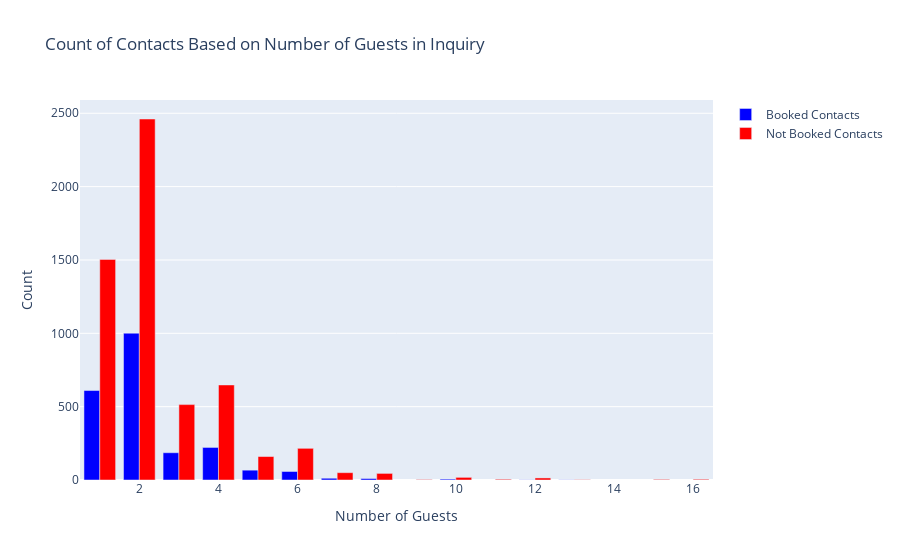

Notebook code for this chart:
### Markdown cell above
## Contact details

### Code cell
query_booked = '''
    SELECT c.n_guests, COUNT(*) AS num_contacts_booked
    FROM contacts c
    WHERE c.ts_booking_at IS NOT NULL
    GROUP BY c.n_guests
'''

query_not_booked = '''
    SELECT c.n_guests, COUNT(*) AS num_contacts_not_booked
    FROM contacts c
    WHERE c.ts_booking_at IS NULL
    GROUP BY c.n_guests
'''

cursor.execute(query_booked)
res_booked = cursor.fetchall()

cursor.execute(query_not_booked)
res_not_booked = cursor.fetchall()

guests_booked = {result[0]: result[1] for result in res_booked}
guests_not_booked = {result[0]: result[1] for result in res_not_booked}

fig = go.Figure()

fig.add_trace(go.Bar(x=list(guests_booked.keys()), y=list(guests_booked.values()), name='Booked Contacts', marker_color='blue'))
fig.add_trace(go.Bar(x=list(guests_not_booked.keys()), y=list(guests_not_booked.values()), name='Not Booked Contacts', marker_color='red'))

fig.update_layout(
    title='Count of Contacts Based on Number of Guests in Inquiry',
    xaxis_title='Number of Guests',
    yaxis_title='Count',
    barmode='group',
)

fig.show()

### Figure 1 — Plotly figure (JSON) as saved in the notebook; plotly's stock layout.template omitted (floating-point values rounded to 4 significant figures)
{"data": [{"marker": {"color": "blue"}, "name": "Booked Contacts", "type": "bar", "x": [2, 1, 3, 4, 6, 5, 10, 8, 13, 7, 12], "y": [1001, 610, 186, 222, 58, 67, 6, 10, 1, 12, 1]}, {"marker": {"color": "red"}, "name": "Not Booked Contacts", "type": "bar", "x": [2, 3, 1, 4, 6, 5, 7, 12, 8, 10, 16, 13, 15, 11, 9], "y": [2461, 514, 1504, 648, 216, 160, 50, 14, 45, 18, 5, 2, 4, 5, 3]}], "layout": {"barmode": "group", "title": {"text": "Count of Contacts Based on Number of Guests in Inquiry"}, "xaxis": {"title": {"text": "Number of Guests"}}, "yaxis": {"title": {"text": "Count"}}}}
